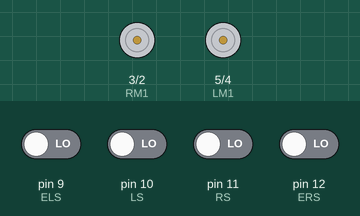
Simulated run of this sketch. Board: Arduino Uno, built with avr-gcc and run on an emulated ATmega328P. Parts: motor-driver pin pairs drawn as motors (green arrow = first pin HIGH = forward, orange = second pin HIGH = backward, longer = more drive). The test bench sets the inputs (shaded band); at power-on: pin 9 (ELS), pin 10 (LS), pin 11 (RS), pin 12 (ERS) LOW.

Above: at 1.2 s.
1.3 s: pin 9 (ELS) driven HIGH and pin 10 (LS) driven HIGH
At 2.3 s:
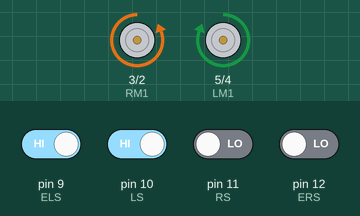
2.8 s: pin 12 (ERS) driven HIGH
At 3.4 s:
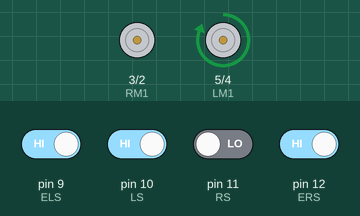
4.3 s: pin 11 (RS) driven HIGH
At 4.6 s:
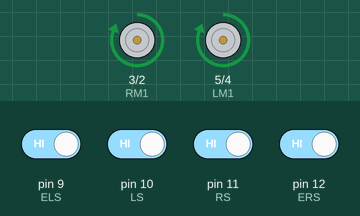
5.8 s: pin 10 (LS) driven LOW
At 6.9 s:
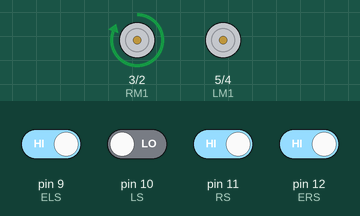
7.3 s: pin 9 (ELS) driven LOW
At 8.0 s:
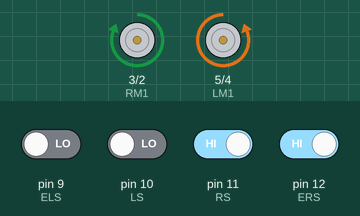
8.8 s: pin 9 (ELS) driven HIGH
At 9.2 s:
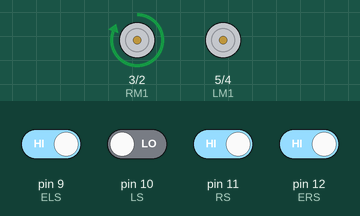
Timing chart, 0 to 11.3 s (numbered marks = the images above; inputs shaded):
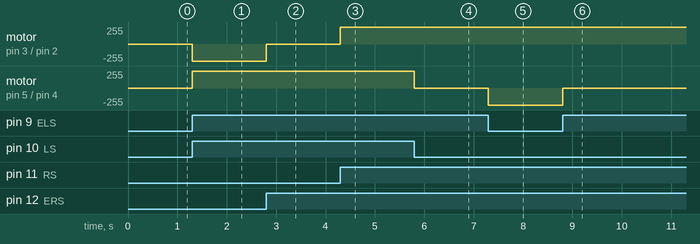

Measured:
- after the input at 1.3 s, motor on pin 3 (RM1) / pin 2 (RM2): stopped → backward 255/255 at once; motor on pin 5 (LM1) / pin 4 (LM2): stopped → forward 255/255 at once
- after the input at 2.8 s, motor on pin 3 (RM1) / pin 2 (RM2): backward 255/255 → stopped at once
- after the input at 4.3 s, motor on pin 3 (RM1) / pin 2 (RM2): stopped → forward 255/255 at once
- after the input at 5.8 s, motor on pin 5 (LM1) / pin 4 (LM2): forward 255/255 → stopped at once
- after the input at 7.3 s, motor on pin 5 (LM1) / pin 4 (LM2): stopped → backward 255/255 at once
- after the input at 8.8 s, motor on pin 5 (LM1) / pin 4 (LM2): backward 255/255 → stopped at once

The sketch:

LFR_TEAM_4_SENSORS.ino
```cpp
int LS = 10 ;
int RS = 11 ;
int ELS = 9 ;
int ERS = 12 ;
int LM1 = 5 ;
int RM1 = 3 ;
int LM2 = 4;
int RM2 = 2;

void setup()
{
  pinMode(LS, INPUT);
  pinMode(RS, INPUT);
  pinMode(ELS, INPUT);
  pinMode(ERS, INPUT);
  pinMode(LM1, OUTPUT);
  pinMode(RM1, OUTPUT);
  pinMode(LM2, OUTPUT);
  pinMode(RM2, OUTPUT);
}

void loop() {
 if(digitalRead(LS)==1 && digitalRead(RS)==1 && digitalRead(ELS)==1 && digitalRead(ERS)==1 )     // Move Forward
  {
    digitalWrite(LM1, HIGH);
    digitalWrite(RM1, HIGH);
    digitalWrite(LM2, LOW);
    digitalWrite(RM2, LOW);

  }

 if(digitalRead(LS)==1 && digitalRead(RS)==0 && digitalRead(ELS)==1 && digitalRead(ERS)==1 )     // Turn right
  {
    digitalWrite(LM1, HIGH);
    digitalWrite(RM1, LOW);
    digitalWrite(LM2, LOW);
    digitalWrite(RM2, LOW);


  }

  if(digitalRead(LS)==0 && digitalRead(RS)==1 && digitalRead(ELS)==1 && digitalRead(ERS)==1 )     // turn left
  {
    digitalWrite(LM1, LOW);
    digitalWrite(RM1, HIGH);
    digitalWrite(LM2, LOW);
    digitalWrite(RM2, LOW);

  }

  if(digitalRead(LS)==0 && digitalRead(RS)==0 && digitalRead(ELS)==0 && digitalRead(ERS)==0)     // stop
  {
    digitalWrite(LM1, LOW);
    digitalWrite(RM1, LOW);
    digitalWrite(LM2, LOW);
    digitalWrite(RM2, LOW);

  }

   if(digitalRead(LS)==0 && digitalRead(RS)==1 && digitalRead(ELS)==0 && digitalRead(ERS)==1 )     // Move Extreme Left
  {
    digitalWrite(LM1, LOW);
    digitalWrite(RM1, HIGH);
    digitalWrite(LM2, HIGH);
    digitalWrite(RM2, LOW);
   }

   if(digitalRead(LS)==1 && digitalRead(RS)==0 && digitalRead(ELS)==1 && digitalRead(ERS)==0 )     // Move Extreme Right
  {
    digitalWrite(LM1, HIGH);
    digitalWrite(RM1, LOW);
    digitalWrite(LM2, LOW);
    digitalWrite(RM2, HIGH);
   }
}
```
